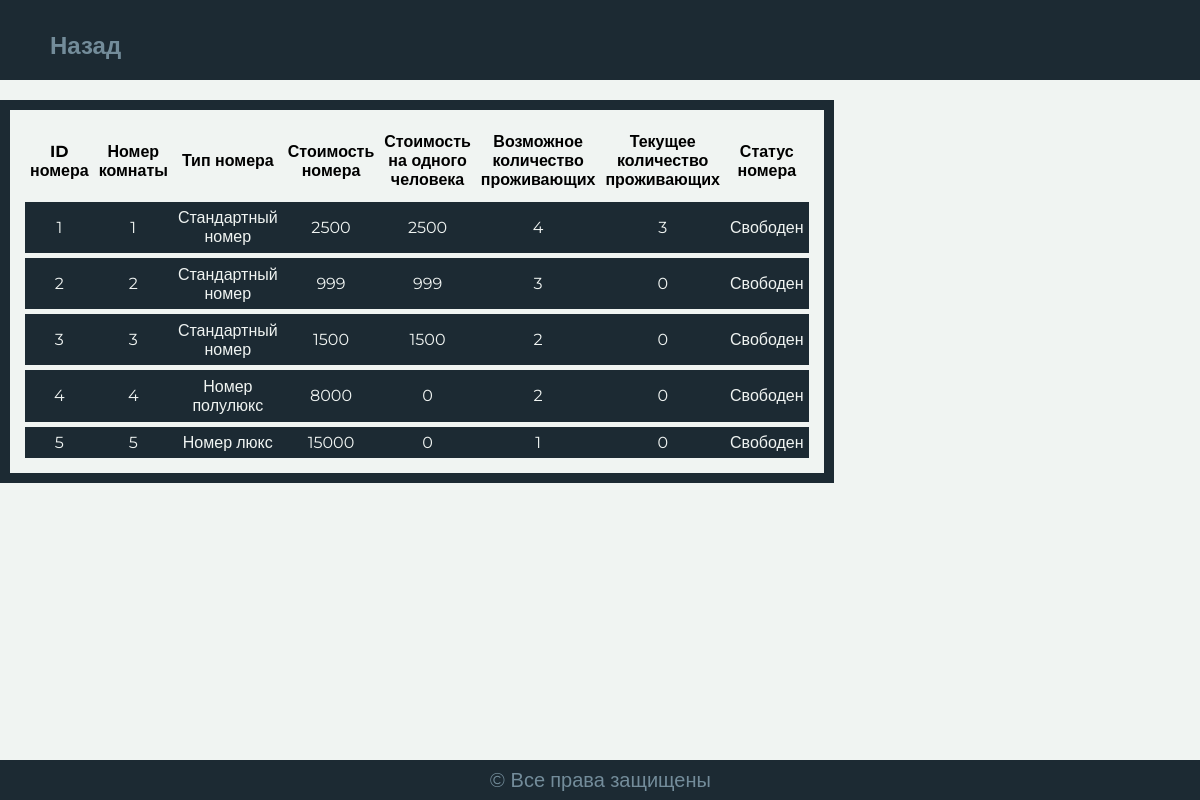
The page /api/modules/search/search_numbers.php on the database its author committed.
### api/modules/search/search_numbers.php (the view, shortened to what this page needs)
<?php
$servername = "localhost";
$username = "root";
$password = "";
$dbname = "hotel";
$conn = new mysqli($servername, $username, $password, $dbname);
$sql = "SELECT * FROM номера WHERE занят_свободен = 'свободен'";
$result = $conn->query($sql);
if ($result->num_rows > 0) {
    echo '<html>';
    echo '<head>';
    echo '<meta name="viewport" content="width=device-width, initial-scale=1">
          <link rel="stylesheet" type="text/css" href="../../../css/stylePages.css">
          <script src="https://code.jquery.com/jquery-3.5.1.slim.min.js"></script>
          <link href="https://fonts.googleapis.com/css2?family=Montserrat:wght@100;200&display=swap" rel="stylesheet">
          <script src="../../js/burger.js"></script>
          <script src="../../js/delete_and_selection_lines/delete_lines_card_reg.js"></script>';
    echo '</head>';
    echo '<body>';
    echo '<div class="wrapper">';
    echo '<header class="header">
            <div class="container headercontainer">
                <div class="headerbody">
                    <div class="menu-burgerheader">
                        <span></span>
                    </div>
                    <div class="menu">
                        <nav class="headernav">
                            <ul class="menu headermenu">
                                <li class="menuitem"><a href="javascript:history.back()" class="back-button">Назад</a></li>
                            </ul>
                        </nav>
                    </div>
                </div>
            </div>
        </header>';
    echo '<div class="main">';
    echo '<div class="leftAndright">';
    echo '<div class="container">';
    echo '<div class="scrollTable">';
    echo '<table class="table">';
    echo '<tr><th>ID номера</th><th>Номер комнаты</th><th>Тип номера</th><th>Стоимость номера</th><th>Стоимость на одного человека</th><th>Возможное количество проживающих</th><th>Текущее количество проживающих</th><th>Статус номера</th></tr>';
    while ($row = $result->fetch_assoc()) {
        echo "<tr><td>" . $row["ID_номера"] . "</td><td>" . $row["номер_комнаты"] . "</td><td>" . $row["тип_номера"] . "</td><td>" . $row["стоимость_номера"] . "</td><td>" . $row["стоимость_на_одного_человека"] . "</td><td>" . $row["возможное_количество_проживающих"] . "</td><td>" . $row["текущее_количество_проживающих"] . "</td><td>" . $row["занят_свободен"] . "</td></tr>";
    }
    echo '</table>';
    echo '</div>';
    echo '</div>';
    echo '<div class="right">';
    echo '</div>';
    echo '</div>';
    echo '</div>';
    echo '<footer class="footer">
            <p>&copy; Все права защищены</p>
         </footer>';
    echo '</div>';
    echo '</body>';
    echo '</html>';
}

### css/stylePages.css (style rules this page uses)
* { margin: 0; padding: 0; font-family: 'Montserrat', sans-serif; }
html { height: 100%; }
body { height: 100%; background-color: #f0f4f2; }
.wrapper { min-height: 100%; display: flex; flex-direction: column; }
.main { flex: 1 1 auto; margin-top: 20px; }
.header { width: 100%; background-color: #1c2a33; padding-top: 20px; padding-bottom: 20px; align-items: center; height: 40px; display: flex; flex-wrap: wrap; }
ul { display: flex; font-weight: bold; font-size: 24px; line-height: 32px; list-style-type: none; }
a { text-decoration: none; list-style: none; color: #738c9a; padding: 0 40px; }
.footer { height: 40px; color: #738c9a; background-color: #1c2a33; justify-content: center; text-align: center; align-items: center; display: flex; font-size: 20px; }
.leftAndright { display: flex; }
.container { background-color: #1c2a33; width: 70%; padding: 10px; }
.right { max-height: 1px; width: 30%; padding: 10px; }
.table { height: 100%; width: 100%; margin-bottom: 20px; border: 15px solid #f0f4f2; border-top: 15px solid #f0f4f2; border-collapse: collapse; text-align: center; vertical-align: middle; }
.table th { font-weight: bold; padding: 5px; background: #f0f4f2; border: none; border-bottom: 5px solid #f0f4f2; }
.table td { color: #f0f4f2; padding: 5px; border: none; border-bottom: 5px solid #f0f4f2; }

### rows shown on the page
номера: ID_номера "1", номер_комнаты "1", тип_номера "Стандартный номер", стоимость_номера "2500", стоимость_на_одного_человека "2500", возможное_количество_проживающих "4", текущее_количество_проживающих "3", занят_свободен "Свободен"
номера: ID_номера "2", номер_комнаты "2", тип_номера "Стандартный номер", стоимость_номера "999", стоимость_на_одного_человека "999", возможное_количество_проживающих "3", текущее_количество_проживающих "0", занят_свободен "Свободен"
номера: ID_номера "3", номер_комнаты "3", тип_номера "Стандартный номер", стоимость_номера "1500", стоимость_на_одного_человека "1500", возможное_количество_проживающих "2", текущее_количество_проживающих "0", занят_свободен "Свободен"
номера: ID_номера "4", номер_комнаты "4", тип_номера "Номер полулюкс", стоимость_номера "8000", стоимость_на_одного_человека "0", возможное_количество_проживающих "2", текущее_количество_проживающих "0", занят_свободен "Свободен"
номера: ID_номера "5", номер_комнаты "5", тип_номера "Номер люкс", стоимость_номера "15000", стоимость_на_одного_человека "0", возможное_количество_проживающих "1", текущее_количество_проживающих "0", занят_свободен "Свободен"
